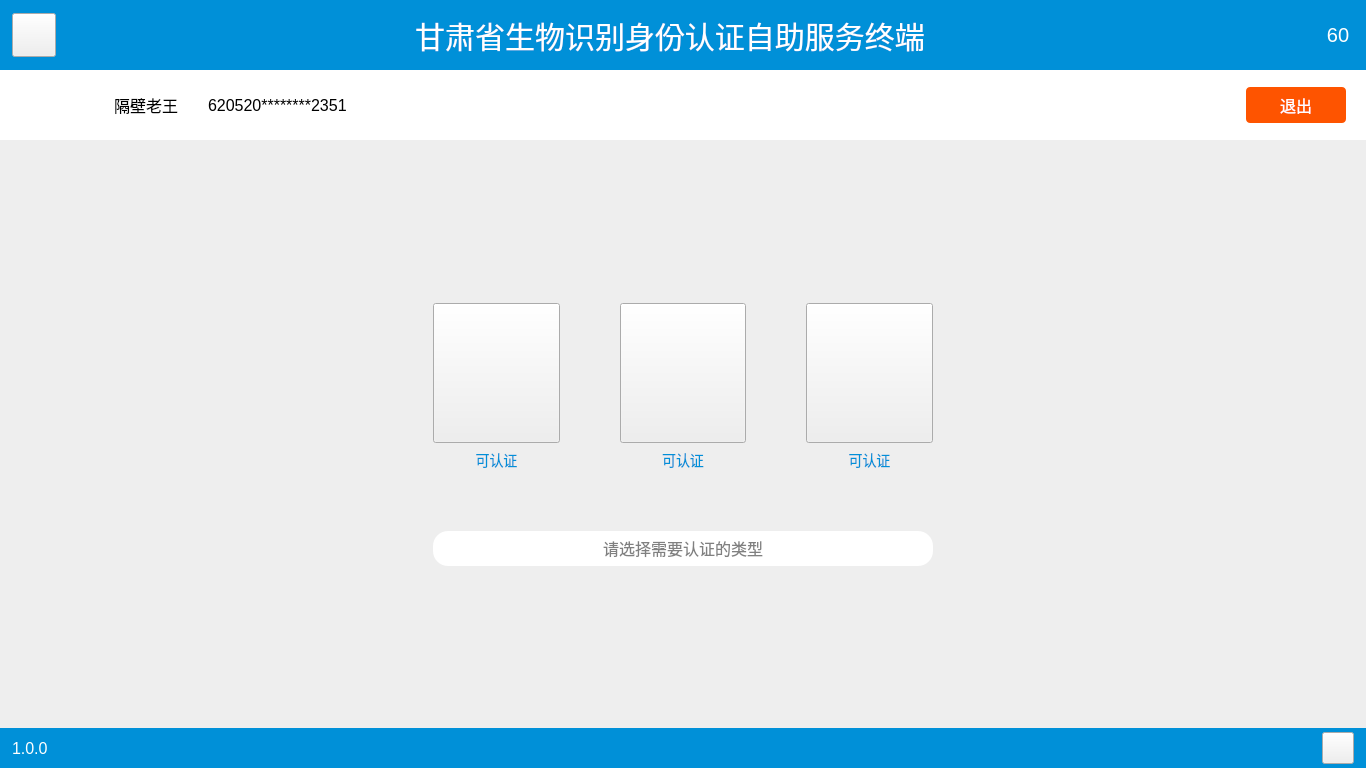
<?xml version="1.0" encoding="UTF-8"?>
<ui version="4.0">
 <class>AIOViewerClass</class>
 <widget class="QMainWindow" name="AIOViewerClass">
  <property name="geometry">
   <rect>
    <x>0</x>
    <y>0</y>
    <width>1366</width>
    <height>768</height>
   </rect>
  </property>
  <property name="windowTitle">
   <string>AIOViewer</string>
  </property>
  <widget class="QWidget" name="centralWidget">
   <property name="styleSheet">
    <string notr="true">#wgt_title{
    background-color: rgb(0, 144, 216);
}
#wgt_status{
    background-color: rgb(255, 255, 255);
}
#wgt_main{
	background-color: #eeeeee;
}
#wgt_bottom{
    background-color:  rgb(0, 144, 216);
}</string>
   </property>
   <layout class="QVBoxLayout" name="verticalLayout">
    <property name="spacing">
     <number>0</number>
    </property>
    <property name="leftMargin">
     <number>0</number>
    </property>
    <property name="topMargin">
     <number>0</number>
    </property>
    <property name="rightMargin">
     <number>0</number>
    </property>
    <property name="bottomMargin">
     <number>0</number>
    </property>
    <item>
     <widget class="QWidget" name="wgt_title" native="true">
      <property name="styleSheet">
       <string notr="true">#lbl_title{
font-family:&quot;微软雅黑&quot;;
font-size:30px;
color:white;
}
#btn_return{
	border-image: url(:/AIOViewer/Resources/return.png);
}
#lbl_clock{
    
	border-image: url(:/AIOViewer/Resources/clock.png);
}
#lbl_timing{
font-family:&quot;微软雅黑&quot;;
font-size:20px;
color:white;
}</string>
      </property>
      <layout class="QHBoxLayout" name="horizontalLayout">
       <property name="spacing">
        <number>6</number>
       </property>
       <property name="leftMargin">
        <number>12</number>
       </property>
       <property name="topMargin">
        <number>0</number>
       </property>
       <property name="rightMargin">
        <number>12</number>
       </property>
       <property name="bottomMargin">
        <number>0</number>
       </property>
       <item>
        <widget class="QPushButton" name="btn_return">
         <property name="minimumSize">
          <size>
           <width>44</width>
           <height>44</height>
          </size>
         </property>
         <property name="maximumSize">
          <size>
           <width>44</width>
           <height>44</height>
          </size>
         </property>
         <property name="text">
          <string/>
         </property>
        </widget>
       </item>
       <item>
        <widget class="QLabel" name="lbl_title">
         <property name="minimumSize">
          <size>
           <width>0</width>
           <height>70</height>
          </size>
         </property>
         <property name="maximumSize">
          <size>
           <width>16777215</width>
           <height>70</height>
          </size>
         </property>
         <property name="text">
          <string>甘肃省生物识别身份认证自助服务终端</string>
         </property>
         <property name="alignment">
          <set>Qt::AlignCenter</set>
         </property>
        </widget>
       </item>
       <item>
        <widget class="QLabel" name="lbl_clock">
         <property name="minimumSize">
          <size>
           <width>32</width>
           <height>32</height>
          </size>
         </property>
         <property name="maximumSize">
          <size>
           <width>32</width>
           <height>32</height>
          </size>
         </property>
         <property name="text">
          <string/>
         </property>
        </widget>
       </item>
       <item>
        <widget class="QLabel" name="lbl_timing">
         <property name="minimumSize">
          <size>
           <width>32</width>
           <height>32</height>
          </size>
         </property>
         <property name="maximumSize">
          <size>
           <width>32</width>
           <height>32</height>
          </size>
         </property>
         <property name="text">
          <string>60</string>
         </property>
         <property name="alignment">
          <set>Qt::AlignCenter</set>
         </property>
        </widget>
       </item>
      </layout>
     </widget>
    </item>
    <item>
     <widget class="QWidget" name="wgt_status" native="true">
      <property name="minimumSize">
       <size>
        <width>0</width>
        <height>70</height>
       </size>
      </property>
      <property name="maximumSize">
       <size>
        <width>16777215</width>
        <height>70</height>
       </size>
      </property>
      <property name="styleSheet">
       <string notr="true">#lbl_icon{
	border-image: url(:/AIOViewer/Resources/user_icon.png);
}
QLabel{
    font-family:&quot;微软雅黑&quot;;
    font-size:16px;
    color:black;
}
QPushButton{
    font-family:&quot;微软雅黑&quot;;
    font-size:16px;
    color:white;
    border-radius:4px;
	background-color: rgb(254, 84, 0);
}</string>
      </property>
      <layout class="QHBoxLayout" name="horizontalLayout_2">
       <property name="spacing">
        <number>30</number>
       </property>
       <property name="leftMargin">
        <number>20</number>
       </property>
       <property name="topMargin">
        <number>0</number>
       </property>
       <property name="rightMargin">
        <number>20</number>
       </property>
       <property name="bottomMargin">
        <number>0</number>
       </property>
       <item>
        <widget class="QLabel" name="lbl_icon">
         <property name="minimumSize">
          <size>
           <width>64</width>
           <height>64</height>
          </size>
         </property>
         <property name="maximumSize">
          <size>
           <width>64</width>
           <height>64</height>
          </size>
         </property>
         <property name="text">
          <string/>
         </property>
        </widget>
       </item>
       <item>
        <widget class="QLabel" name="lbl_userName">
         <property name="text">
          <string>隔壁老王</string>
         </property>
        </widget>
       </item>
       <item>
        <widget class="QLabel" name="lbl_idCard">
         <property name="text">
          <string>620520********2351</string>
         </property>
        </widget>
       </item>
       <item>
        <spacer name="horizontalSpacer">
         <property name="orientation">
          <enum>Qt::Horizontal</enum>
         </property>
         <property name="sizeHint" stdset="0">
          <size>
           <width>829</width>
           <height>20</height>
          </size>
         </property>
        </spacer>
       </item>
       <item>
        <widget class="QPushButton" name="btn_exit">
         <property name="minimumSize">
          <size>
           <width>100</width>
           <height>36</height>
          </size>
         </property>
         <property name="maximumSize">
          <size>
           <width>100</width>
           <height>36</height>
          </size>
         </property>
         <property name="text">
          <string>退出</string>
         </property>
        </widget>
       </item>
      </layout>
     </widget>
    </item>
    <item>
     <widget class="QStackedWidget" name="wgt_main">
      <property name="currentIndex">
       <number>1</number>
      </property>
      <widget class="QWidget" name="page_home">
       <layout class="QGridLayout" name="gridLayout">
        <property name="horizontalSpacing">
         <number>60</number>
        </property>
        <item row="0" column="1" rowspan="2">
         <widget class="SuperButton" name="btn_IdCard">
          <property name="minimumSize">
           <size>
            <width>300</width>
            <height>300</height>
           </size>
          </property>
          <property name="maximumSize">
           <size>
            <width>300</width>
            <height>300</height>
           </size>
          </property>
          <property name="text">
           <string/>
          </property>
         </widget>
        </item>
        <item row="0" column="2" rowspan="2">
         <widget class="SuperButton" name="btn_SiCard">
          <property name="minimumSize">
           <size>
            <width>300</width>
            <height>300</height>
           </size>
          </property>
          <property name="maximumSize">
           <size>
            <width>300</width>
            <height>300</height>
           </size>
          </property>
          <property name="text">
           <string/>
          </property>
         </widget>
        </item>
        <item row="0" column="3">
         <spacer name="horizontalSpacer_5">
          <property name="orientation">
           <enum>Qt::Horizontal</enum>
          </property>
          <property name="sizeHint" stdset="0">
           <size>
            <width>281</width>
            <height>20</height>
           </size>
          </property>
         </spacer>
        </item>
        <item row="1" column="0">
         <spacer name="horizontalSpacer_4">
          <property name="orientation">
           <enum>Qt::Horizontal</enum>
          </property>
          <property name="sizeHint" stdset="0">
           <size>
            <width>281</width>
            <height>20</height>
           </size>
          </property>
         </spacer>
        </item>
       </layout>
      </widget>
      <widget class="QWidget" name="page_Identify">
       <property name="styleSheet">
        <string notr="true">QLabel{
   font-family:&quot;微软雅黑&quot;;
   font-size:16px;
}
#lbl_tip{
   background:#ffffff;
   border-radius:15px;
   color:gray;
}
#status_faceIdentify,#status_veinIdentify,#status_fingerIdentify{
   color:rgb(0, 144, 216);
   font-size:14px;
}</string>
       </property>
       <layout class="QGridLayout" name="gridLayout_2">
        <property name="verticalSpacing">
         <number>60</number>
        </property>
        <item row="0" column="1">
         <spacer name="verticalSpacer">
          <property name="orientation">
           <enum>Qt::Vertical</enum>
          </property>
          <property name="sizeHint" stdset="0">
           <size>
            <width>20</width>
            <height>102</height>
           </size>
          </property>
         </spacer>
        </item>
        <item row="1" column="0">
         <spacer name="horizontalSpacer_2">
          <property name="orientation">
           <enum>Qt::Horizontal</enum>
          </property>
          <property name="sizeHint" stdset="0">
           <size>
            <width>415</width>
            <height>20</height>
           </size>
          </property>
         </spacer>
        </item>
        <item row="1" column="1">
         <layout class="QHBoxLayout" name="horizontalLayout_3">
          <property name="spacing">
           <number>60</number>
          </property>
          <item>
           <layout class="QVBoxLayout" name="verticalLayout_2">
            <item>
             <widget class="SuperButton" name="btn_faceIdentify">
              <property name="minimumSize">
               <size>
                <width>120</width>
                <height>140</height>
               </size>
              </property>
              <property name="text">
               <string/>
              </property>
             </widget>
            </item>
            <item>
             <widget class="QLabel" name="status_faceIdentify">
              <property name="text">
               <string>可认证</string>
              </property>
              <property name="alignment">
               <set>Qt::AlignCenter</set>
              </property>
             </widget>
            </item>
           </layout>
          </item>
          <item>
           <layout class="QVBoxLayout" name="verticalLayout_3">
            <item>
             <widget class="SuperButton" name="btn_veinIdentify">
              <property name="minimumSize">
               <size>
                <width>120</width>
                <height>140</height>
               </size>
              </property>
              <property name="text">
               <string/>
              </property>
             </widget>
            </item>
            <item>
             <widget class="QLabel" name="status_veinIdentify">
              <property name="text">
               <string>可认证</string>
              </property>
              <property name="alignment">
               <set>Qt::AlignCenter</set>
              </property>
             </widget>
            </item>
           </layout>
          </item>
          <item>
           <layout class="QVBoxLayout" name="verticalLayout_4">
            <item>
             <widget class="SuperButton" name="btn_fingerIdentify">
              <property name="minimumSize">
               <size>
                <width>120</width>
                <height>140</height>
               </size>
              </property>
              <property name="text">
               <string/>
              </property>
             </widget>
            </item>
            <item>
             <widget class="QLabel" name="status_fingerIdentify">
              <property name="text">
               <string>可认证</string>
              </property>
              <property name="alignment">
               <set>Qt::AlignCenter</set>
              </property>
             </widget>
            </item>
           </layout>
          </item>
         </layout>
        </item>
        <item row="1" column="2">
         <spacer name="horizontalSpacer_3">
          <property name="orientation">
           <enum>Qt::Horizontal</enum>
          </property>
          <property name="sizeHint" stdset="0">
           <size>
            <width>415</width>
            <height>20</height>
           </size>
          </property>
         </spacer>
        </item>
        <item row="2" column="1">
         <widget class="QLabel" name="lbl_tip">
          <property name="minimumSize">
           <size>
            <width>500</width>
            <height>35</height>
           </size>
          </property>
          <property name="text">
           <string>&lt;html&gt;&lt;head/&gt;&lt;body&gt;&lt;p&gt;请选择需要认证的类型&lt;/p&gt;&lt;/body&gt;&lt;/html&gt;</string>
          </property>
          <property name="alignment">
           <set>Qt::AlignCenter</set>
          </property>
         </widget>
        </item>
        <item row="3" column="1">
         <spacer name="verticalSpacer_2">
          <property name="orientation">
           <enum>Qt::Vertical</enum>
          </property>
          <property name="sizeHint" stdset="0">
           <size>
            <width>20</width>
            <height>103</height>
           </size>
          </property>
         </spacer>
        </item>
       </layout>
      </widget>
     </widget>
    </item>
    <item>
     <widget class="QWidget" name="wgt_bottom" native="true">
      <property name="minimumSize">
       <size>
        <width>0</width>
        <height>40</height>
       </size>
      </property>
      <property name="maximumSize">
       <size>
        <width>16777215</width>
        <height>40</height>
       </size>
      </property>
      <property name="styleSheet">
       <string notr="true">#btn_settings{
	border-image: url(:/AIOViewer/Resources/settings.png);
}
#lbl_version,#lbl_tips{
font-family:&quot;微软雅黑&quot;;
font-size:16px;
color:#FFF;
}
#lbl_tips{
color:red;
}</string>
      </property>
      <layout class="QHBoxLayout" name="horizontalLayout_4">
       <property name="spacing">
        <number>12</number>
       </property>
       <property name="leftMargin">
        <number>12</number>
       </property>
       <property name="topMargin">
        <number>0</number>
       </property>
       <property name="rightMargin">
        <number>12</number>
       </property>
       <property name="bottomMargin">
        <number>0</number>
       </property>
       <item alignment="Qt::AlignHCenter">
        <widget class="QLabel" name="lbl_version">
         <property name="text">
          <string>1.0.0</string>
         </property>
        </widget>
       </item>
       <item>
        <widget class="QLabel" name="lbl_tips">
         <property name="sizePolicy">
          <sizepolicy hsizetype="Expanding" vsizetype="Preferred">
           <horstretch>0</horstretch>
           <verstretch>0</verstretch>
          </sizepolicy>
         </property>
         <property name="text">
          <string/>
         </property>
         <property name="alignment">
          <set>Qt::AlignCenter</set>
         </property>
        </widget>
       </item>
       <item>
        <widget class="QLabel" name="lbl_devStatus">
         <property name="minimumSize">
          <size>
           <width>32</width>
           <height>32</height>
          </size>
         </property>
         <property name="maximumSize">
          <size>
           <width>32</width>
           <height>32</height>
          </size>
         </property>
         <property name="text">
          <string/>
         </property>
        </widget>
       </item>
       <item>
        <widget class="QPushButton" name="btn_settings">
         <property name="minimumSize">
          <size>
           <width>32</width>
           <height>32</height>
          </size>
         </property>
         <property name="maximumSize">
          <size>
           <width>32</width>
           <height>32</height>
          </size>
         </property>
         <property name="text">
          <string/>
         </property>
        </widget>
       </item>
      </layout>
     </widget>
    </item>
   </layout>
  </widget>
 </widget>
 <layoutdefault spacing="6" margin="11"/>
 <customwidgets>
  <customwidget>
   <class>SuperButton</class>
   <extends>QPushButton</extends>
   <header>SuperButton.h</header>
  </customwidget>
 </customwidgets>
 <resources>
  <include location="AIOViewer.qrc"/>
 </resources>
 <connections/>
</ui>
